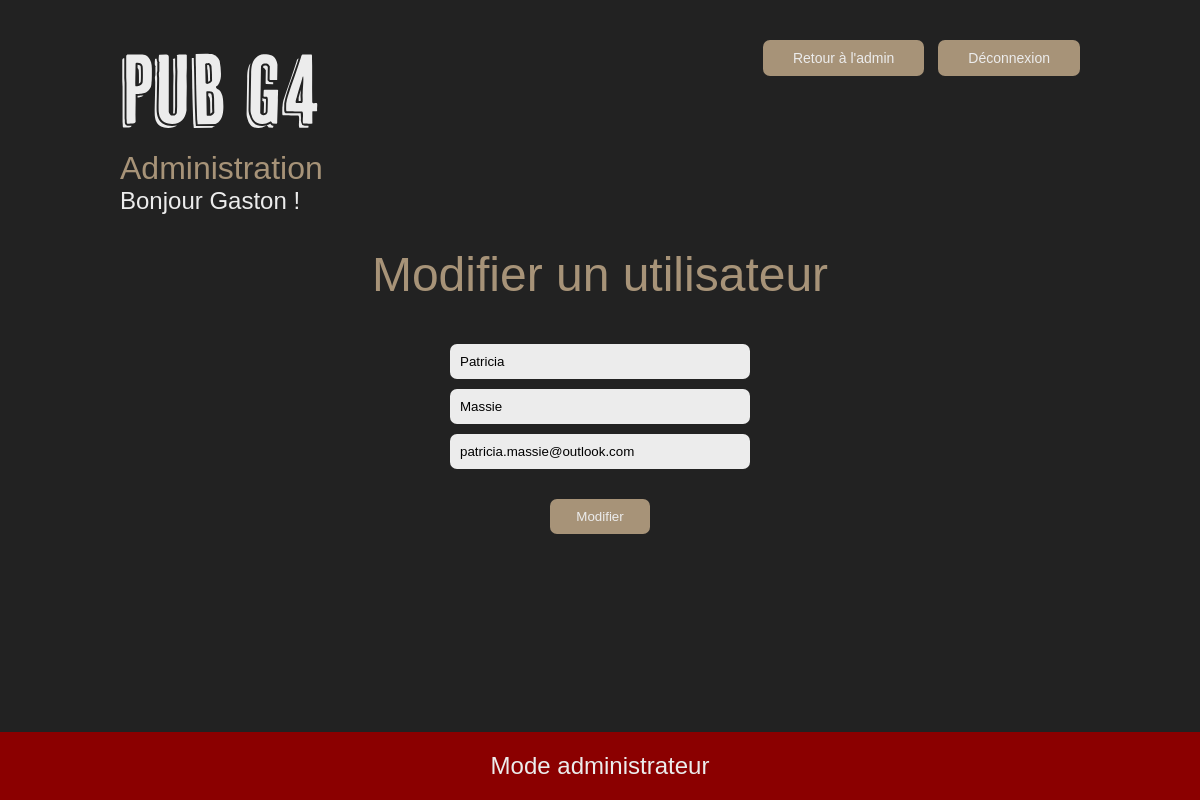
/modification-utilisateur?id=2 (signed in), run on the app's committed database.
### tables this page shows
CREATE TABLE `utilisateurs` (
  `id` int(11) NOT NULL,
  `prenom` varchar(100) NOT NULL,
  `nom` varchar(100) NOT NULL,
  `courriel` varchar(255) NOT NULL,
  `mot_de_passe` varchar(100) NOT NULL,
  `type` int(11) NOT NULL
);

### bases/Controller.php (called while the page is built, shortened)
<?php
abstract class Controller {
    protected function vue(string $nom, ?array $donnees = null){
        include("views/" . $nom . ".view.php");
    }
}

### controllers/SiteController.php (called while the page is built, shortened)
<?php
require_once("bases/Controller.php");
class SiteController extends Controller {
    public function afficherModificationUtilisateur() {
        $this->vue("admin-modification-utilisateur", [
            "titre" => "Modification d'un utilisateur | Administration",
            "utilisateur" =>(new Utilisateurs())->parId($_GET["id"]),
        ]);
    }
}

### index.php (called while the page is built, shortened)
<?php
require_once "controllers/SiteController.php";
require_once("config/routes.php");
$controller = new SiteController();
$chemin = $_GET["path"] ?? "index";
$methode = $routes[$chemin] ?? "erreur404";
$controller->{$methode}();

### config/database.php (called while the page is built)
<?php
$host = "localhost";
$username = "root";
$password = "";
$dbname = "pub_g4";

### bases/Model.php (called while the page is built, shortened)
<?php
class Model {
    private static $pdo = null;
    protected $table = null;
    protected function pdo(){
        if(static::$pdo == null){
            require "config/database.php";
            static::$pdo = new PDO("mysql:host=$host;dbname=$dbname", $username, $password, array(PDO::MYSQL_ATTR_INIT_COMMAND => "SET NAMES utf8"));
            static::$pdo->setAttribute(PDO::MYSQL_ATTR_INIT_COMMAND, "SET NAMES 'utf8'");
            static::$pdo->setAttribute(PDO::ATTR_ERRMODE, PDO::ERRMODE_EXCEPTION);
            static::$pdo->setAttribute(PDO::ATTR_DEFAULT_FETCH_MODE, PDO::FETCH_ASSOC);
        }
        return static::$pdo;
    }
    public function parId(int $id) {
        $sql = "SELECT *
                FROM $this->table
                WHERE id = :id";
        $stmt = $this->pdo()->prepare($sql);
        $stmt->execute([
            ":id" => $id
        ]);
        return $stmt->fetch();
    }
}

### views/admin-modification-utilisateur.view.php (the view, shortened to what this page needs)
<?php include("parts/admin-head.inc.php") ?>
<body id="admin_ajout_utilisateur">
    <div class="container">
        <header>
            <img class="logo" src="public/img/logo-pub-g4.svg" alt="Logo du Pub G4">
            <div class="section_bouton">
                <a href="administration" class="bouton-plein">Retour à l'admin</a>
                <a href="compte-deconnexion-submit" class="bouton-plein">Déconnexion</a>
            </div>
        </header>
        <div class="salutations">
            <h2>Administration</h2>
            <h3>Bonjour <?= $_SESSION["utilisateur_prenom"] ?> !</h3>
        </div>
        <h1>Modifier un utilisateur</h1>
        <form action="modification-utilisateur-submit" method="post">
            <input type="text" name="prenom" placeholder="Prénom" value="<?= $utilisateur["prenom"] ?>">
            <input type="text" name="nom" placeholder="Nom" value="<?= $utilisateur["nom"] ?>">
            <input type="email" name="courriel" placeholder="Courriel" value="<?= $utilisateur["courriel"] ?>">
            <input class="btn" type="submit" value="Modifier">
        </form>
    </div>
    <?php if (isset($_SESSION["utilisateur_type"]) && $_SESSION["utilisateur_type"] == 1) : ?>
        <h3 class="administrateur">Mode administrateur</h3>
    <?php endif; ?>
</body>
</html>

### public/css/administration/style.css (style rules this page uses)
header { padding-top: 50px; display: flex; justify-content: space-between; align-content: flex-start; }
header img.logo { width: 200px; }
form { position: relative; display: flex; flex-direction: column; align-items: center; }
form input, form textarea, form select { margin-top: 10px; width: 300px; padding: 10px; border: none; border-radius: 7px; font-family: raleway, sans-serif; background-color: var(--coul_principale_pale); box-sizing: border-box; }
form input.btn { width: 100px; background-color: var(--coul_sec_pale); color: var(--coul_principale_pale); margin-top: 30px !important; }
.salutations { text-align: left; margin: 20px 0; }
.salutations h2 { margin: 0; }
.salutations h3 { margin: 0; }
.administrateur { padding: 20px; box-sizing: border-box; background-color: #8b0000; margin: 0; position: fixed; text-align: center; bottom: 0; width: 100%; }
#admin_ajout_utilisateur { text-align: center; }

### public/css/parts/general/style.css (style rules this page uses)
:root { --coul_principale_pale: #ececec; --coul_principale_moyen: #222; --coul_principale_fonce: #111; --coul_sec_pale: #a79378; --coul_sec_fonce: #665945; }
body { background-color: var(--coul_principale_moyen); color: var(--coul_principale_pale); font-family: raleway, sans-serif; font-size: 14px; margin: 0; min-height: 100vh; }
h1, h2, h3, h4, h5, h6 { font-family: cheap-pine-sans, sans-serif; font-weight: 400; }
h1 { font-size: 3rem; color: var(--coul_sec_pale); }
h2 { color: var(--coul_sec_pale); margin: 30px 0; font-size: 2rem; }
h3 { margin-top: 40px; font-size: 1.5rem; }
.container { max-width: 80%; margin: auto; }
input.btn { cursor: pointer; }
.bouton-plein { padding: 10px 30px; background-color: var(--coul_sec_pale); color: var(--coul_principale_pale); border-radius: 7px; text-decoration: none; margin-left: 10px; cursor: pointer; }

### data on the page
utilisateurs: prenom "Patricia", nom "Massie", courriel "patricia.massie@outlook.com"

### other printed values
$_SESSION["utilisateur_prenom"] "Gaston"
